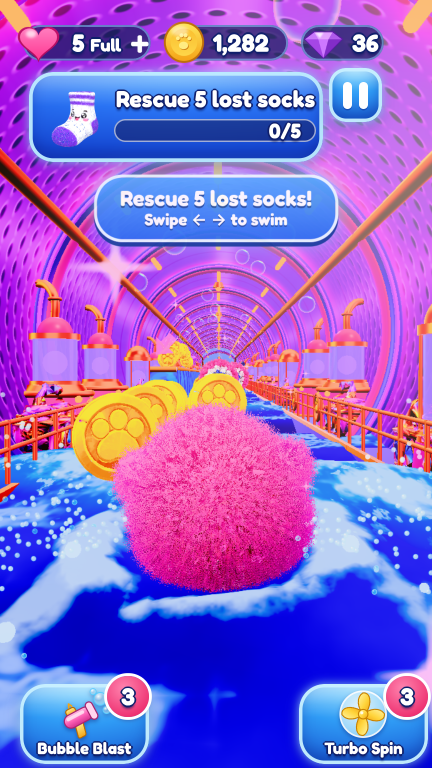
#> input picture Previews/WebDemo/six_scenes/14_real_game_preview_3849f5c8/game/s56_46.png, 864 x 1536 px, given in place of 06_Swim_Collect_Avoid_Enemies.png, which was not available (shown at 1/2 size)
$ python water.py
#> lines starting #> are read from the running program, lines starting #| are printed output that depends on the picture; after the words box and inside, x2 and y2 are one past the last pixel; in counts of white or black regions, pixels touching at a corner belong together
### Previews/WebDemo/six_scenes/13_scene6_match_47f75e22/qa/scripts/common.py
import numpy as np
from PIL import Image
ROOT='/home/user/bubblegame/'
A=ROOT+'Design/ReferencePacks/2026-11-09_Six_Approved_Portrait_Scenes_from_user/06_Swim_Collect_Avoid_Enemies.png'
G=ROOT+'Previews/WebDemo/six_scenes/13_scene6_match_47f75e22/baseline/s56_206.png'
T=ROOT+'Previews/WebDemo/six_scenes/13_scene6_match_47f75e22/baseline/s56_tap.png'
W,H=864,1536
def load(p): return np.asarray(Image.open(p).convert('RGB')).astype(np.float32)/255.
def hsv(img):
    r,g,b=img[...,0],img[...,1],img[...,2]
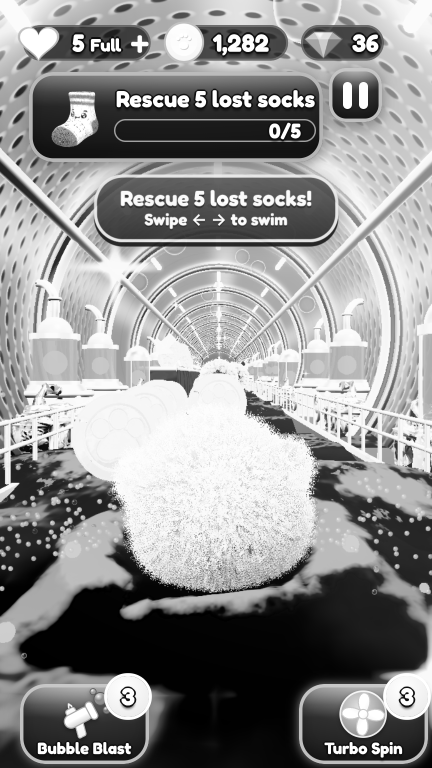
#> r: shape (1536, 864) float32 (shown at 1/2 size); min 0, max 1, mean 0.565
    mx=img.max(-1); mn=img.min(-1); d=mx-mn
#> after `mn = img.min(-1)`:
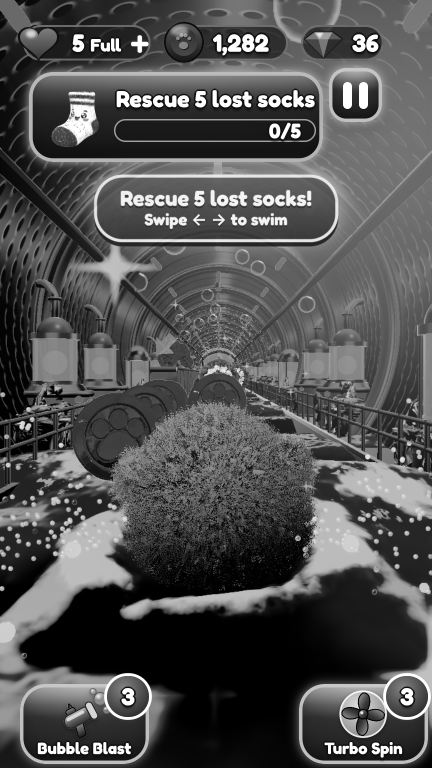
#> mn: shape (1536, 864) float32 (shown at 1/2 size); min 0, max 1, mean 0.316
    h=np.zeros_like(mx)
    m=d>1e-6
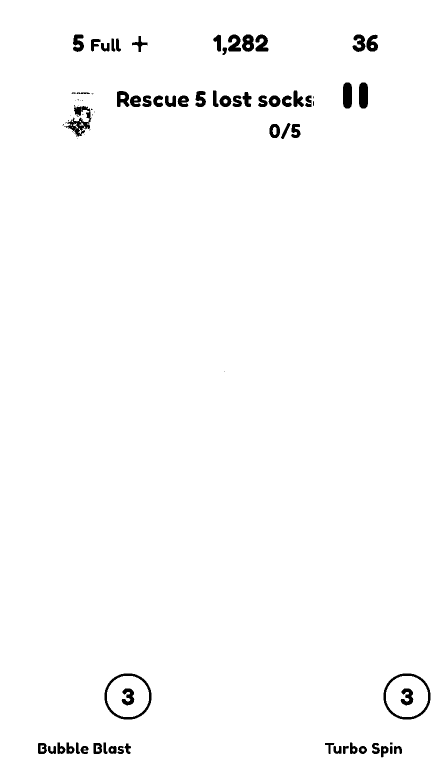
#> m: shape (1536, 864) bool (shown at 1/2 size); 98.4% white; 87 black regions (26 under 20 px), largest, box (x1, y1, x2, y2) and area: (209, 1347, 303, 1439) 1348, (767, 1347, 861, 1439) 1348, (128, 212, 183, 274) 1234
    rm=m&(mx==r); gm=m&(mx==g)&~rm; bm=m&~rm&~gm
#> after `rm = m & (mx == r)`: rm: shape (1536, 864) bool; 23.6% white; 353 white regions (306 under 20 px), largest, box (x1, y1, x2, y2) and area: (0, 295, 864, 1185) 274719, (0, 0, 119, 124) 7493, (327, 43, 408, 126) 5293
#> after `gm = m & (mx == g) & ~rm`: gm: shape (1536, 864) bool; 0.02% white in thin lines or dots, all inside (x1, y1, x2, y2) = (41, 91, 836, 1472)
#> after `bm = m & ~rm & ~gm`: bm: shape (1536, 864) bool; 74.7% white; 385 black regions (284 under 20 px), largest, box (x1, y1, x2, y2) and area: (0, 295, 864, 1185) 274880, (0, 0, 119, 124) 7493, (767, 1324, 864, 1439) 6448
    h[rm]=((g-b)[rm]/d[rm])%6
    h[gm]=((b-r)[gm]/d[gm])+2
#> h: shape (1536, 864) float32; min 0, max 6, mean 0.818
    h[bm]=((r-g)[bm]/d[bm])+4
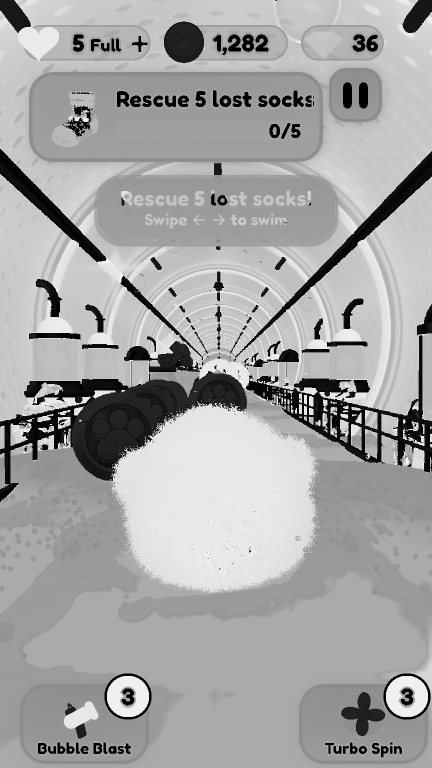
#> h: shape (1536, 864) float32 (shown at 1/2 size); min 0, max 6, mean 3.88; drawn with min black and max white
    h=h*60
    s=np.where(mx>1e-6,d/np.maximum(mx,1e-6),0)
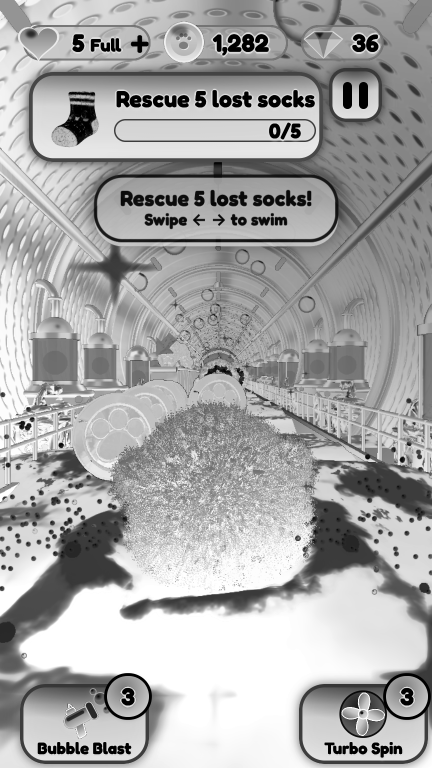
#> s: shape (1536, 864) float32 (shown at 1/2 size); min 0, max 1, mean 0.659
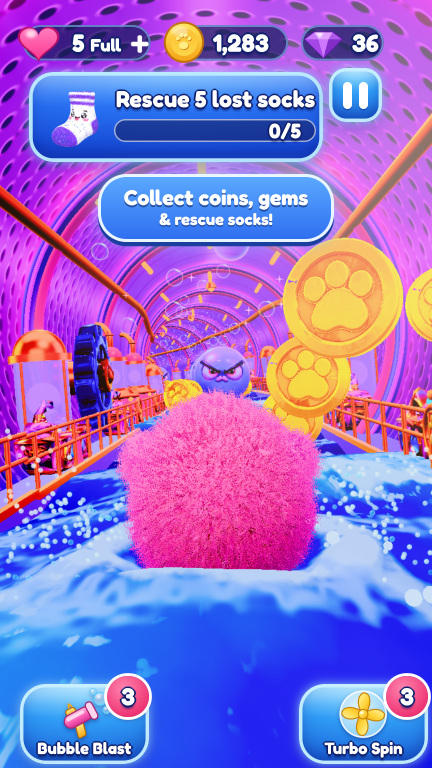
#> input picture Previews/WebDemo/six_scenes/14_real_game_preview_3849f5c8/game/s56_206.png, 864 x 1536 px, given in place of hero_approved.png, which was not available (shown at 1/2 size)
    return h,s,mx
def box(x0,y0,x1,y1): return (slice(int(y0*H),int(y1*H)),slice(int(x0*W),int(x1*W)))
# UI masks (True = UI, excluded)
def ui_approved():
    m=np.zeros((H,W),bool)
    m[box(0,0,1,0.085)]=True          # top bar
    m[box(0.30,0,0.70,0.10)]=True     # logo
    m[box(0.02,0.06,0.13,0.115)]=True # settings
    m[box(0.87,0.055,0.99,0.115)]=True# mail
    m[box(0.11,0.095,0.88,0.225)]=True# Laundry Toss plaque
    m[box(0.03,0.795,0.96,0.86)]=True # caption
    m[box(0,0.86,1,1)]=True           # start bar
    return m
# [12 lines left out: functions ui_game, ui_tap, not called in this run]

### Previews/WebDemo/six_scenes/13_scene6_match_47f75e22/qa/scripts/water.py
from common import *
from scipy import ndimage as nd
def srgb2lin(c): return np.where(c<=0.04045,c/12.92,((c+0.055)/1.055)**2.4)
def classes(img,m):
    h,s,v=hsv(img)
    hh,ss,vv=h[m],s[m],v[m]
    n=m.sum()
    pale=(ss<0.25)&(vv>0.8)
    cob=(hh>=215)&(hh<245)&(ss>=0.5)
    az=(hh>=200)&(hh<215)&(ss>=0.35)
    tq=(hh>=170)&(hh<200)&(ss>=0.35)
    dark=(vv<0.35)
    lav=(hh>=245)&(hh<295)&(ss>=0.25)
    return dict(n=n,pale=pale.mean()*100,cobalt=cob.mean()*100,azure=az.mean()*100,turq=tq.mean()*100,lav=lav.mean()*100,dark=dark.mean()*100,
        Hmed=np.median(hh[ss>0.25]) if (ss>0.25).any() else -1, Smed=np.median(ss), Vmed=np.median(vv))
def objmask(img):
    h,s,v=hsv(img)
    pink=(h>=295)&(s>0.30)&(v>0.45)
#> pink: shape (1536, 864) bool; 15.1% white; 1147 white regions (945 under 20 px), largest, box (x1, y1, x2, y2) and area: (223, 802, 634, 1186) 115009, (639, 474, 781, 817) 7566, (0, 0, 119, 124) 6730
    gold=(h>=25)&(h<65)&(s>0.45)&(v>0.5)
#> gold: shape (1536, 864) bool; 4% white; 311 white regions (236 under 20 px), largest, box (x1, y1, x2, y2) and area: (144, 747, 494, 962) 30992, (328, 43, 408, 126) 4794, (683, 1385, 770, 1472) 3190
    purple=(h>=250)&(h<295)&(s>0.35)&(v<0.9)
#> purple: shape (1536, 864) bool; 5.7% white; 2010 white regions (1723 under 20 px), largest, box (x1, y1, x2, y2) and area: (82, 54, 297, 117) 7256, (0, 593, 58, 841) 6909, (0, 162, 73, 337) 6407
    return nd.binary_dilation(pink|gold,iterations=4)
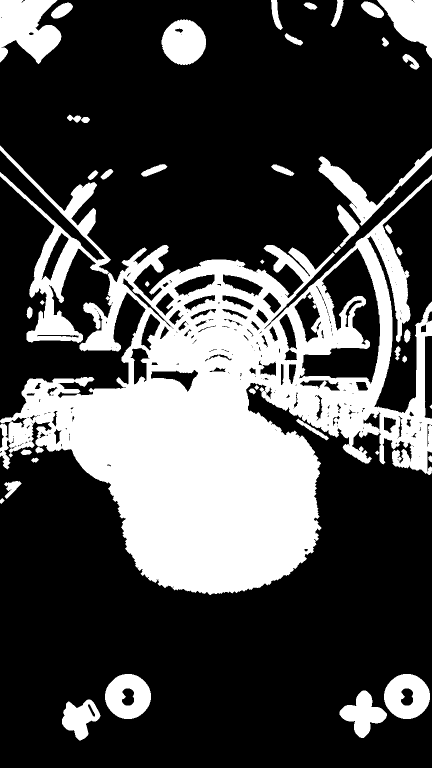
#> returned value: shape (1536, 864) bool (shown at 1/2 size); 28.8% white; 44 white regions, largest, box (x1, y1, x2, y2) and area: (0, 349, 864, 1190) 302964, (0, 291, 222, 686) 18758, (0, 0, 123, 128) 10767
def report(p,name,uim):
    img=load(p); h,s,v=hsv(img)
    hero=np.asarray(Image.open(f'hero_{name}.png'))>0
#> (the run stopped early here; a loop or call above may not have finished)
